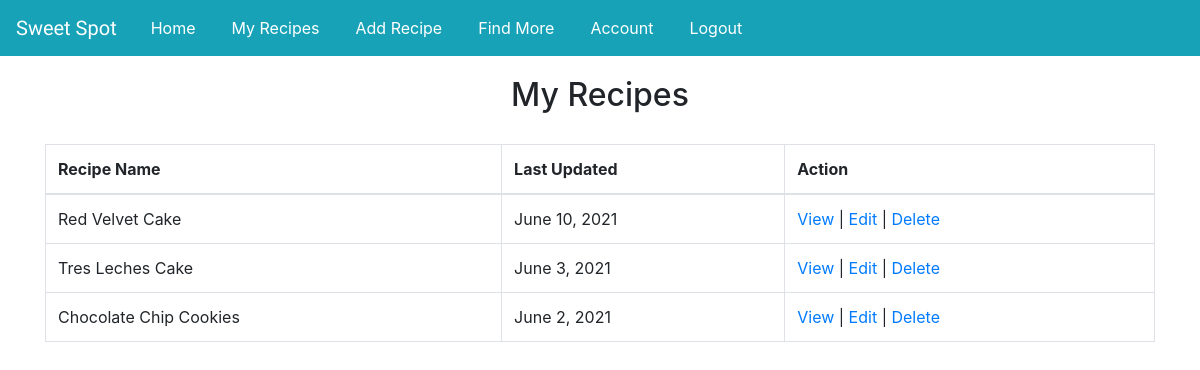
Page /recipe/6/my_recipes (signed in) on the committed database.
### sweet_spot_app/models.py (models this page shows)
class Recipe(models.Model):
    title = models.CharField(max_length=255)
    ingredients = models.TextField()
    instructions = models.TextField()
    recipe_img = models.TextField()
    poster = models.ForeignKey(User, related_name="user_recipes", on_delete=models.CASCADE)
    likes = models.ManyToManyField(User, related_name='liked_posts')
    created_at = models.DateTimeField(auto_now_add=True)
    updated_at = models.DateTimeField(auto_now=True)
    objects = RecipeManager()

### sweet_spot_app/views.py (the view)
# urls.py: path('recipe/<int:id>/my_recipes', views.my_recipes),
def my_recipes(request, id):
    context = {
        'user': User.objects.get(id=request.session['user_id'])
    }
    return render(request, 'my_recipes.html', context)

### sweet_spot_app/templates/my_recipes.html (shortened to what this page needs)
<!DOCTYPE html>
<html lang="en">
{% include 'partials/head.html' %}
<body>
    {% include 'partials/navbar.html' %}
    <div class="container">
        <h2>My Recipes</h2>
        <table class="table table-bordered">
            <thead>
                <tr>
                    <th scope="col">Recipe Name</th>
                    <th scope="col">Last Updated</th>
                    <th scope="col">Action</th>
                </tr>
            </thead>
            <tbody>
                {% for recipe in user.user_recipes.all reversed %}
                <tr>
                    <td>{{recipe.title}}</td>
                    <td>{{recipe.created_at|date}}</td>
                    <td><a href="/recipe/{{recipe.id}}/show">View</a> | <a href="/recipe/{{recipe.id}}/edit">Edit</a> | <a href="/recipe/{{recipe.id}}/delete/{{user.id}}">Delete</a></td>
                </tr>
                {% endfor %}
            </tbody>
        </table>
    </div>
</body>
</html>

### sweet_spot_app/templates/partials/head.html (shortened to what this page needs)
<head>
    <link href='https://unpkg.com/boxicons@2.0.7/css/boxicons.min.css' rel='stylesheet'>
    <link rel="stylesheet" href="https://maxcdn.bootstrapcdn.com/bootstrap/4.0.0/css/bootstrap.min.css">
    {% load static %}
    <link rel="stylesheet" href="{% static 'styles.css' %}">
</head>

### sweet_spot_app/templates/partials/navbar.html (shortened to what this page needs)
<nav class="navbar navbar-expand-lg navbar-light bg-info sticky-top">
    <span class="navbar-brand logo text-white" href="#">Sweet Spot</span>
    <div class="collapse navbar-collapse" id="navbarNav">
        <ul class="navbar-nav">
            <li class="nav-item active ">
                <a class="nav-link text-white" href="/success">Home<span class="sr-only">(current)</span></a>
            </li>
            <li class="nav-item">
                <a class="nav-link text-white" href="/recipe/{{user.id}}/my_recipes">My Recipes</a>
            </li>
            <li class="nav-item">
                <a class="nav-link text-white" href="/recipe/{{user.id}}">Add Recipe</a>
            </li>
            <li class="nav-item">
                <a class="nav-link text-white" href="/find_more">Find More</a>
            </li>
            <li class="nav-item">
                <a class="nav-link text-white" href="/profile/{{user.id}}/edit">Account</a>
            </li>
            <li class="nav-item">
                <a class="nav-link text-white" href="/logout">Logout</a>
            </li>
        </ul>
    </div>
</nav>

### sweet_spot_app/static/styles.css (style rules this page uses)
* { margin: 0px; padding: 0px; }
.logo { font-family: 'Sedgwick Ave', cursive; }
h2 { text-align: center; margin-bottom: 30px; margin-top: 20px; }
.nav-item { margin: 0px 10px 0px 10px; }
table { margin-top: 30px; }

### rows in the picture
Recipe: title "Red Velvet Cake", created_at "June 10, 2021"
Recipe: title "Tres Leches Cake", created_at "June 3, 2021"
Recipe: title "Chocolate Chip Cookies", created_at "June 2, 2021"
